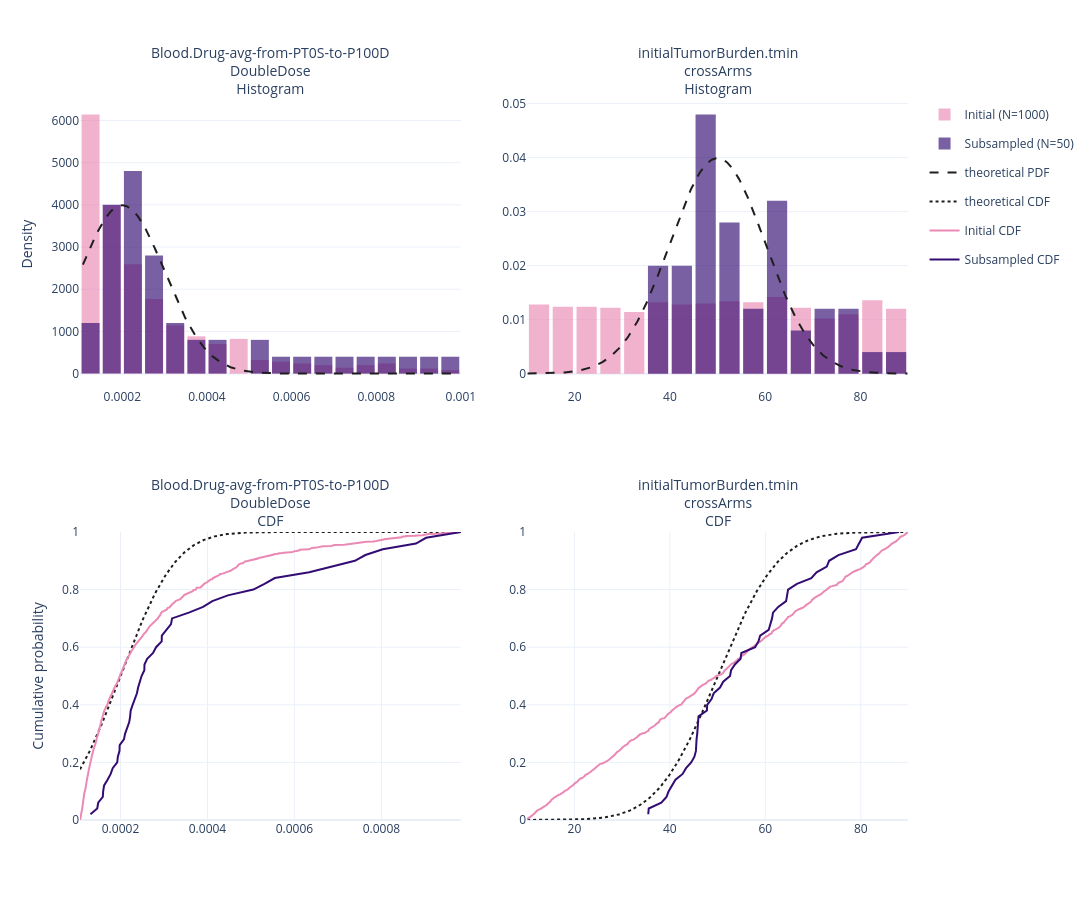

Write notebook code for a chart like this one.
### Code cell
# set here the theoretical distributions for each (scalar ID, arm ID) pair
theoretical_distributions = {
    ("Blood.Drug-avg-from-PT0S-to-P100D", "DoubleDose"): stats.norm(
        loc=0.0002, scale=0.0001
    ),
    ("initialTumorBurden.tmin", "crossArms"): stats.norm(loc=50, scale=10),
}

# Keep only scalar rows for patients present in the subsampled vpop
subsampled_patient_ids = set(subsampled_vpop_df["patientIndex"].astype(str))
subsampled_scalars_df = scalars_df.loc[
    scalars_df["patientId"].isin(subsampled_patient_ids)
].copy()

dimension = len(scalar_ids)
if dimension == 0:
    raise ValueError("scalar_ids is empty.")


def normal_overlay_grid(series_a, series_b):
    return np.linspace(
        min(series_a.min(), series_b.min()), max(series_a.max(), series_b.max()), 400
    )


nbinsx = 21
subplot_titles = [f"{sid}<br>{arm}<br>Histogram" for sid, arm in scalar_ids] + [
    f"{sid}<br>{arm}<br>CDF" for sid, arm in scalar_ids
]

fig = make_subplots(
    rows=2,
    cols=dimension,
    horizontal_spacing=min(0.08, 0.2 / dimension),
    vertical_spacing=0.2,
    subplot_titles=subplot_titles,
)

initial_n_patients = scalars_df["patientId"].nunique()
subsampled_n_patients = subsampled_scalars_df["patientId"].nunique()

for col_idx, (scalar_id, arm_id) in enumerate(scalar_ids, start=1):
    initial_x = pd.to_numeric(
        scalars_df.loc[
            (scalars_df["scalarId"] == scalar_id) & (scalars_df["armId"] == arm_id),
            "value",
        ],
        errors="coerce",
    )
    subsampled_x = pd.to_numeric(
        subsampled_scalars_df.loc[
            (subsampled_scalars_df["scalarId"] == scalar_id)
            & (subsampled_scalars_df["armId"] == arm_id),
            "value",
        ],
        errors="coerce",
    )
    fig.add_trace(
        go.Histogram(
            name=f"Initial (N={initial_n_patients})",
            x=initial_x,
            histnorm="probability density",
            nbinsx=nbinsx,
            marker_color=initial_vpop_color,
            opacity=0.65,
            legendgroup="initial",
            showlegend=(col_idx == 1),
        ),
        row=1,
        col=col_idx,
    )

    fig.add_trace(
        go.Histogram(
            name=f"Subsampled (N={subsampled_n_patients})",
            x=subsampled_x,
            histnorm="probability density",
            nbinsx=nbinsx,
            marker_color=subsampled_vpop_color,
            opacity=0.65,
            legendgroup="subsampled",
            showlegend=(col_idx == 1),
        ),
        row=1,
        col=col_idx,
    )

    theoretical_x = normal_overlay_grid(initial_x, subsampled_x)
    theoretical_distribution = theoretical_distributions.get((scalar_id, arm_id))
    if theoretical_distribution is not None:
        fig.add_trace(
            go.Scatter(
                name="theoretical PDF",
                x=theoretical_x,
                y=theoretical_distribution.pdf(theoretical_x),
                mode="lines",
                line=dict(color="#1E1E1E", width=2, dash="dash"),
                legendgroup="normal_pdf",
                showlegend=(col_idx == 1),
            ),
            row=1,
            col=col_idx,
        )
        fig.add_trace(
            go.Scatter(
                name="theoretical CDF",
                x=theoretical_x,
                y=theoretical_distribution.cdf(theoretical_x),
                mode="lines",
                line=dict(color="#1E1E1E", width=2, dash="dot"),
                legendgroup="normal_cdf",
                showlegend=(col_idx == 1),
            ),
            row=2,
            col=col_idx,
        )

    ecdf = stats.ecdf(initial_x.to_numpy())
    fig.add_trace(
        go.Scatter(
            name="Initial CDF",
            x=ecdf.cdf.quantiles,
            y=ecdf.cdf.probabilities,
            mode="lines",
            line=dict(color=initial_vpop_color, width=2),
            legendgroup="initial_cdf",
            showlegend=(col_idx == 1),
        ),
        row=2,
        col=col_idx,
    )

    subsampled_ecdf = stats.ecdf(subsampled_x.to_numpy())
    fig.add_trace(
        go.Scatter(
            name="Subsampled CDF",
            x=subsampled_ecdf.cdf.quantiles,
            y=subsampled_ecdf.cdf.probabilities,
            mode="lines",
            line=dict(color=subsampled_vpop_color, width=2),
            legendgroup="subsampled_cdf",
            showlegend=(col_idx == 1),
        ),
        row=2,
        col=col_idx,
    )

for col_idx in range(1, dimension + 1):
    fig.update_yaxes(range=[0, 1], row=2, col=col_idx)
fig.update_yaxes(title_text="Density", row=1, col=1)
fig.update_yaxes(title_text="Cumulative probability", row=2, col=1)

fig.update_annotations(font_size=14)
figure_width = max(1200, 450 * dimension)
figure_height = 900
fig.update_layout(
    font=dict(size=12),
    showlegend=True,
    bargap=0.15,
    barmode="overlay",
    legend=dict(orientation="v", yanchor="top", y=1, xanchor="left", x=1.02),
    width=figure_width,
    height=figure_height,
    template="plotly_white",
)
config = {
    "toImageButtonOptions": {
        "format": "png",
        "filename": "scalar_histograms_and_cdfs",
        "height": figure_height,
        "width": figure_width,
        "scale": 6,
    }
}
fig.show(config=config)

### Figure 1 — Plotly figure (JSON) as saved in the notebook; plotly's stock layout.template omitted (floating-point values rounded to 4 significant figures; data arrays with more than 128 entries replaced by an {"elided": "..."} marker saying what was removed)
{"data": [{"histnorm": "probability density", "legendgroup": "initial", "marker": {"color": "#EB89B5"}, "name": "Initial (N=1000)", "nbinsx": 21, "opacity": 0.65, "showlegend": true, "type": "histogram", "x": {"elided": "996 float values"}, "xaxis": "x", "yaxis": "y"}, {"histnorm": "probability density", "legendgroup": "subsampled", "marker": {"color": "#330C73"}, "name": "Subsampled (N=50)", "nbinsx": 21, "opacity": 0.65, "showlegend": true, "type": "histogram", "x": [0.0002405, 0.0002201, 0.0005054, 0.0003067, 0.0002078, 0.0001623, 0.0005311, 0.000689, 0.0001601, 0.0007631, 0.0004112, 0.0001487, 0.0002221, 0.000182, 0.000739, 0.0008794, 0.0003899, 0.0001774, 0.0008032, 0.0002947, 0.0001702, 0.0003161, 0.0002613, 0.0001924, 0.0001309, 0.0001977, 0.0002106, 0.0001939, 0.0003185, 0.0002551, 0.0002484, 0.0005548, 0.0001593, 0.0002279, 0.0001464, 0.0001981, 0.0002378, 0.0002749, 0.0002549, 0.0003571, 0.0002326, 0.0002447, 0.0002818, 0.0002234, 0.0009027, 0.000295, 0.0009827, 0.000634, 0.0004468, 0.0002149], "xaxis": "x", "yaxis": "y"}, {"legendgroup": "normal_pdf", "line": {"color": "#1E1E1E", "dash": "dash", "width": 2}, "mode": "lines", "name": "theoretical PDF", "showlegend": true, "type": "scatter", "x": {"elided": "400 float values"}, "xaxis": "x", "y": {"elided": "400 float values"}, "yaxis": "y"}, {"legendgroup": "normal_cdf", "line": {"color": "#1E1E1E", "dash": "dot", "width": 2}, "mode": "lines", "name": "theoretical CDF", "showlegend": true, "type": "scatter", "x": {"elided": "400 float values"}, "xaxis": "x3", "y": {"elided": "400 float values"}, "yaxis": "y3"}, {"legendgroup": "initial_cdf", "line": {"color": "#EB89B5", "width": 2}, "mode": "lines", "name": "Initial CDF", "showlegend": true, "type": "scatter", "x": {"elided": "996 float values"}, "xaxis": "x3", "y": {"elided": "996 float values"}, "yaxis": "y3"}, {"legendgroup": "subsampled_cdf", "line": {"color": "#330C73", "width": 2}, "mode": "lines", "name": "Subsampled CDF", "showlegend": true, "type": "scatter", "x": [0.0001309, 0.0001464, 0.0001487, 0.0001593, 0.0001601, 0.0001623, 0.0001702, 0.0001774, 0.000182, 0.0001924, 0.0001939, 0.0001977, 0.0001981, 0.0002078, 0.0002106, 0.0002149, 0.0002201, 0.0002221, 0.0002234, 0.0002279, 0.0002326, 0.0002378, 0.0002405, 0.0002447, 0.0002484, 0.0002549, 0.0002551, 0.0002613, 0.0002749, 0.0002818, 0.0002947, 0.000295, 0.0003067, 0.0003161, 0.0003185, 0.0003571, 0.0003899, 0.0004112, 0.0004468, 0.0005054, 0.0005311, 0.0005548, 0.000634, 0.000689, 0.000739, 0.0007631, 0.0008032, 0.0008794, 0.0009027, 0.0009827], "xaxis": "x3", "y": [0.02, 0.04, 0.06, 0.08, 0.1, 0.12, 0.14, 0.16, 0.18, 0.2, 0.22, 0.24, 0.26, 0.28, 0.3, 0.32, 0.34, 0.36, 0.38, 0.4, 0.42, 0.44, 0.46, 0.48, 0.5, 0.52, 0.54, 0.56, 0.58, 0.6, 0.62, 0.64, 0.66, 0.68, 0.7, 0.72, 0.74, 0.76, 0.78, 0.8, 0.82, 0.84, 0.86, 0.88, 0.9, 0.92, 0.94, 0.96, 0.98, 1.0], "yaxis": "y3"}, {"histnorm": "probability density", "legendgroup": "initial", "marker": {"color": "#EB89B5"}, "name": "Initial (N=1000)", "nbinsx": 21, "opacity": 0.65, "showlegend": false, "type": "histogram", "x": {"elided": "1000 float values"}, "xaxis": "x2", "yaxis": "y2"}, {"histnorm": "probability density", "legendgroup": "subsampled", "marker": {"color": "#330C73"}, "name": "Subsampled (N=50)", "nbinsx": 21, "opacity": 0.65, "showlegend": false, "type": "histogram", "x": [57.86, 43.39, 72.87, 50.51, 80.27, 45.59, 70.73, 64.35, 47.77, 73.36, 61.11, 75.32, 49.17, 54.81, 42.68, 39.3, 35.48, 51.17, 46.0, 78.99, 45.14, 35.57, 45.74, 45.86, 58.55, 45.47, 60.7, 52.61, 79.64, 52.83, 48.73, 64.51, 53.63, 58.92, 45.91, 54.98, 88.0, 69.63, 40.47, 38.21, 39.75, 61.4, 47.82, 64.76, 41.17, 44.47, 61.61, 45.46, 66.61, 62.69], "xaxis": "x2", "yaxis": "y2"}, {"legendgroup": "normal_pdf", "line": {"color": "#1E1E1E", "dash": "dash", "width": 2}, "mode": "lines", "name": "theoretical PDF", "showlegend": false, "type": "scatter", "x": {"elided": "400 float values"}, "xaxis": "x2", "y": {"elided": "400 float values"}, "yaxis": "y2"}, {"legendgroup": "normal_cdf", "line": {"color": "#1E1E1E", "dash": "dot", "width": 2}, "mode": "lines", "name": "theoretical CDF", "showlegend": false, "type": "scatter", "x": {"elided": "400 float values"}, "xaxis": "x4", "y": {"elided": "400 float values"}, "yaxis": "y4"}, {"legendgroup": "initial_cdf", "line": {"color": "#EB89B5", "width": 2}, "mode": "lines", "name": "Initial CDF", "showlegend": false, "type": "scatter", "x": {"elided": "1000 float values"}, "xaxis": "x4", "y": {"elided": "1000 float values"}, "yaxis": "y4"}, {"legendgroup": "subsampled_cdf", "line": {"color": "#330C73", "width": 2}, "mode": "lines", "name": "Subsampled CDF", "showlegend": false, "type": "scatter", "x": [35.48, 35.57, 38.21, 39.3, 39.75, 40.47, 41.17, 42.68, 43.39, 44.47, 45.14, 45.46, 45.47, 45.59, 45.74, 45.86, 45.91, 46.0, 47.77, 47.82, 48.73, 49.17, 50.51, 51.17, 52.61, 52.83, 53.63, 54.81, 54.98, 57.86, 58.55, 58.92, 60.7, 61.11, 61.4, 61.61, 62.69, 64.35, 64.51, 64.76, 66.61, 69.63, 70.73, 72.87, 73.36, 75.32, 78.99, 79.64, 80.27, 88.0], "xaxis": "x4", "y": [0.02, 0.04, 0.06, 0.08, 0.1, 0.12, 0.14, 0.16, 0.18, 0.2, 0.22, 0.24, 0.26, 0.28, 0.3, 0.32, 0.34, 0.36, 0.38, 0.4, 0.42, 0.44, 0.46, 0.48, 0.5, 0.52, 0.54, 0.56, 0.58, 0.6, 0.62, 0.64, 0.66, 0.68, 0.7, 0.72, 0.74, 0.76, 0.78, 0.8, 0.82, 0.84, 0.86, 0.88, 0.9, 0.92, 0.94, 0.96, 0.98, 1.0], "yaxis": "y4"}], "layout": {"annotations": [{"font": {"size": 14}, "showarrow": false, "text": "Blood.Drug-avg-from-PT0S-to-P100D<br>DoubleDose<br>Histogram", "x": 0.23, "xanchor": "center", "xref": "paper", "y": 1, "yanchor": "bottom", "yref": "paper"}, {"font": {"size": 14}, "showarrow": false, "text": "initialTumorBurden.tmin<br>crossArms<br>Histogram", "x": 0.77, "xanchor": "center", "xref": "paper", "y": 1, "yanchor": "bottom", "yref": "paper"}, {"font": {"size": 14}, "showarrow": false, "text": "Blood.Drug-avg-from-PT0S-to-P100D<br>DoubleDose<br>CDF", "x": 0.23, "xanchor": "center", "xref": "paper", "y": 0.4, "yanchor": "bottom", "yref": "paper"}, {"font": {"size": 14}, "showarrow": false, "text": "initialTumorBurden.tmin<br>crossArms<br>CDF", "x": 0.77, "xanchor": "center", "xref": "paper", "y": 0.4, "yanchor": "bottom", "yref": "paper"}], "bargap": 0.15, "barmode": "overlay", "font": {"size": 12}, "height": 900, "legend": {"orientation": "v", "x": 1.02, "xanchor": "left", "y": 1, "yanchor": "top"}, "showlegend": true, "width": 1200, "xaxis": {"anchor": "y", "domain": [0, 0.46]}, "xaxis2": {"anchor": "y2", "domain": [0.54, 1]}, "xaxis3": {"anchor": "y3", "domain": [0, 0.46]}, "xaxis4": {"anchor": "y4", "domain": [0.54, 1]}, "yaxis": {"anchor": "x", "domain": [0.6, 1], "title": {"text": "Density"}}, "yaxis2": {"anchor": "x2", "domain": [0.6, 1]}, "yaxis3": {"anchor": "x3", "domain": [0, 0.4], "range": [0, 1], "title": {"text": "Cumulative probability"}}, "yaxis4": {"anchor": "x4", "domain": [0, 0.4], "range": [0, 1]}}}
